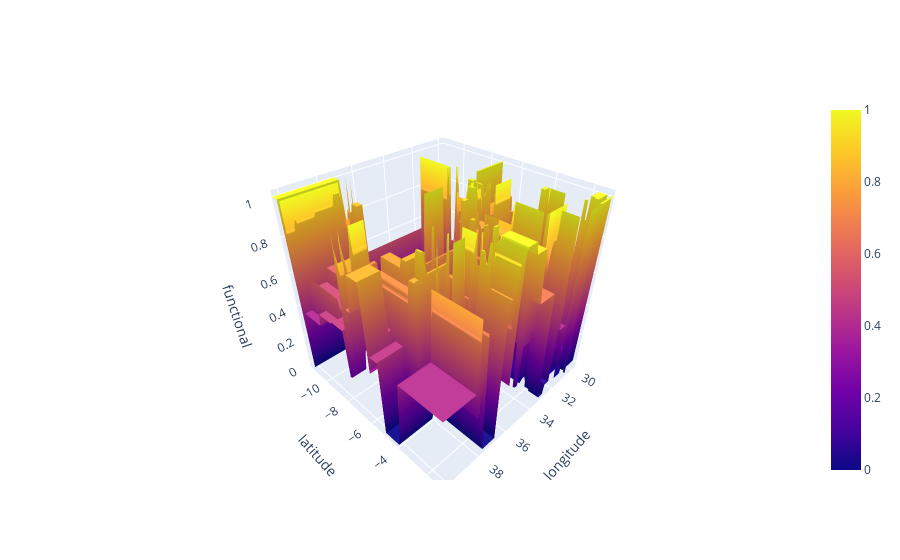

Here is the notebook cell this chart was saved with:
### Code cell
viz3D(dt, train_location, ['longitude', 'latitude'], 'functional')
